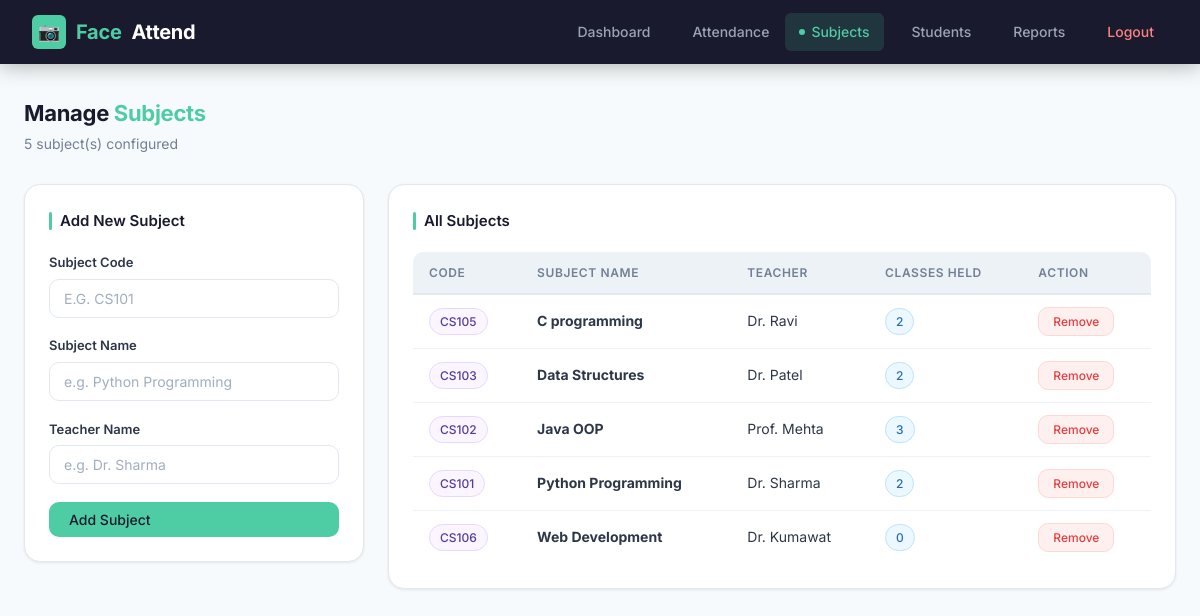
The app's page /subjects (signed in), older data.
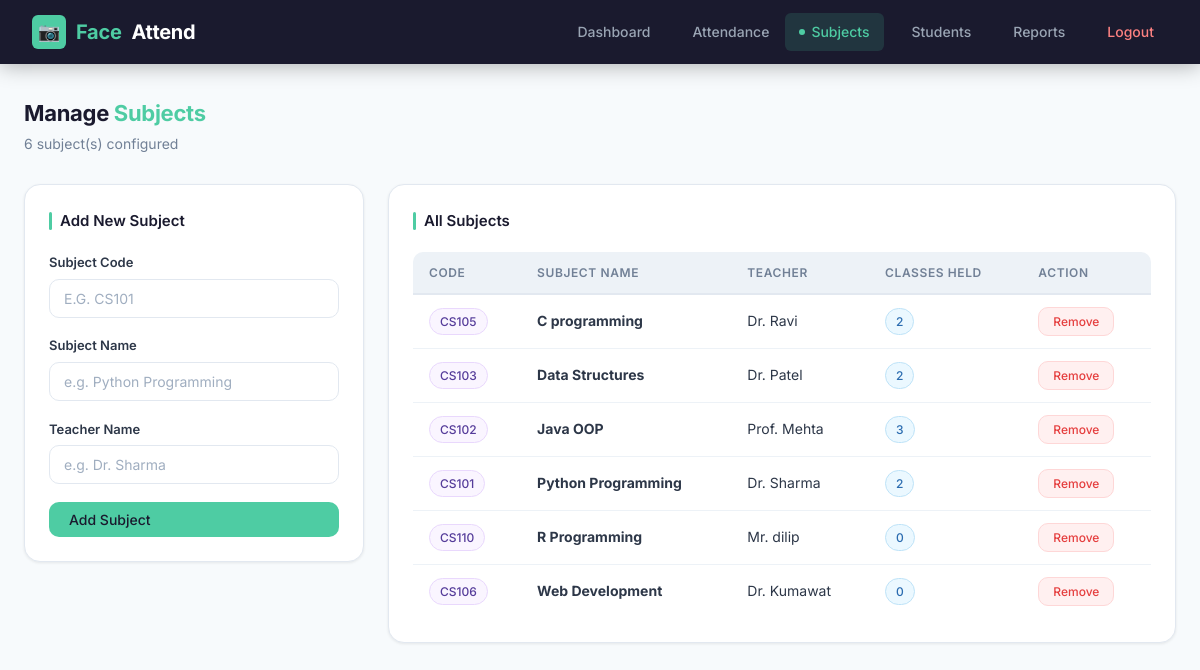
The same page, newer data.
### tables this page shows
CREATE TABLE subjects (
            id            INTEGER PRIMARY KEY AUTOINCREMENT,
            subject_code  TEXT    UNIQUE NOT NULL,
            subject_name  TEXT    NOT NULL,
            teacher_name  TEXT    NOT NULL,
            created_at    TEXT    NOT NULL
        );

### app.py (the view)
@app.route("/subjects")
@login_required
def subjects_page():
    subjects = get_all_subjects()
    totals   = {r["subject_code"]: r["total_classes"]
                for r in get_total_classes_per_subject()}
    return render_template("subjects.html", subjects=subjects, totals=totals)

### app.py (called while the page is built)
def login_required(f):
    from functools import wraps
    @wraps(f)
    def decorated(*args, **kwargs):
        if "logged_in" not in session:
            return redirect(url_for("login"))
        return f(*args, **kwargs)
    return decorated

### backend/database.py (called while the page is built)
def get_connection():
    conn = sqlite3.connect(DB_PATH)
    conn.row_factory = sqlite3.Row
    return conn

def get_all_subjects():
    conn = get_connection()
    cursor = conn.cursor()
    cursor.execute("SELECT * FROM subjects ORDER BY subject_name")
    subjects = cursor.fetchall()
    conn.close()
    return subjects

def get_total_classes_per_subject():
    conn = get_connection()
    cursor = conn.cursor()
    cursor.execute("""
        SELECT subject_code, subject_name, teacher_name,
               COUNT(DISTINCT date) AS total_classes
        FROM attendance
        GROUP BY subject_code
    """)
    data = cursor.fetchall()
    conn.close()
    return data

### templates/subjects.html (shortened to what this page needs)
{% extends "base.html" %}
{% block content %}
<div class="page-header">
  <div>
    <div class="page-title">Manage <span>Subjects</span></div>
    <div class="page-subtitle">{{ subjects|length }} subject(s) configured</div>
  </div>
</div>
<div class="admin-grid">
  <div class="card" style="margin-bottom:0">
    <div class="card-title">Add New Subject</div>
    <div class="form-group">
      <label>Subject Code</label>
      <input type="text" id="code" placeholder="e.g. CS101" style="text-transform:uppercase">
    </div>
    <div class="form-group">
      <label>Subject Name</label>
      <input type="text" id="name" placeholder="e.g. Python Programming">
    </div>
    <div class="form-group">
      <label>Teacher Name</label>
      <input type="text" id="teacher" placeholder="e.g. Dr. Sharma">
    </div>
    <button class="btn btn-primary" onclick="addSubject()" style="width:100%">Add Subject</button>
  </div>
  <div class="card" style="margin-bottom:0">
    <div class="card-title">All Subjects</div>
    {% if subjects %}
    <div class="table-wrap">
    <table>
      <thead>
        <tr><th>Code</th><th>Subject Name</th><th>Teacher</th><th>Classes Held</th><th>Action</th></tr>
      </thead>
      <tbody id="subject-table">
        {% for s in subjects %}
        <tr id="row-{{ s.subject_code }}">
          <td><span class="badge badge-purple">{{ s.subject_code }}</span></td>
          <td><strong>{{ s.subject_name }}</strong></td>
          <td>{{ s.teacher_name }}</td>
          <td><span class="badge badge-blue">{{ totals.get(s.subject_code, 0) }}</span></td>
          <td>
            <button class="btn btn-danger btn-sm"
              onclick="deleteSubject('{{ s.subject_code }}','{{ s.subject_name }}')">Remove</button>
          </td>
        </tr>
        {% endfor %}
      </tbody>
    </table>
    </div>
    {% else %}
    <div class="empty-state"><p>No subjects added yet.<br>Add subjects using the form.</p></div>
    {% endif %}
  </div>
</div>
{% endblock %}

Row changes from the older to the newer data that the page shows:
added subjects: subject_code "CS110", subject_name "R Programming", teacher_name "Mr. dilip", get "0"
Text that changed along with them:
{{ subjects|length }}: "5" → "6"
